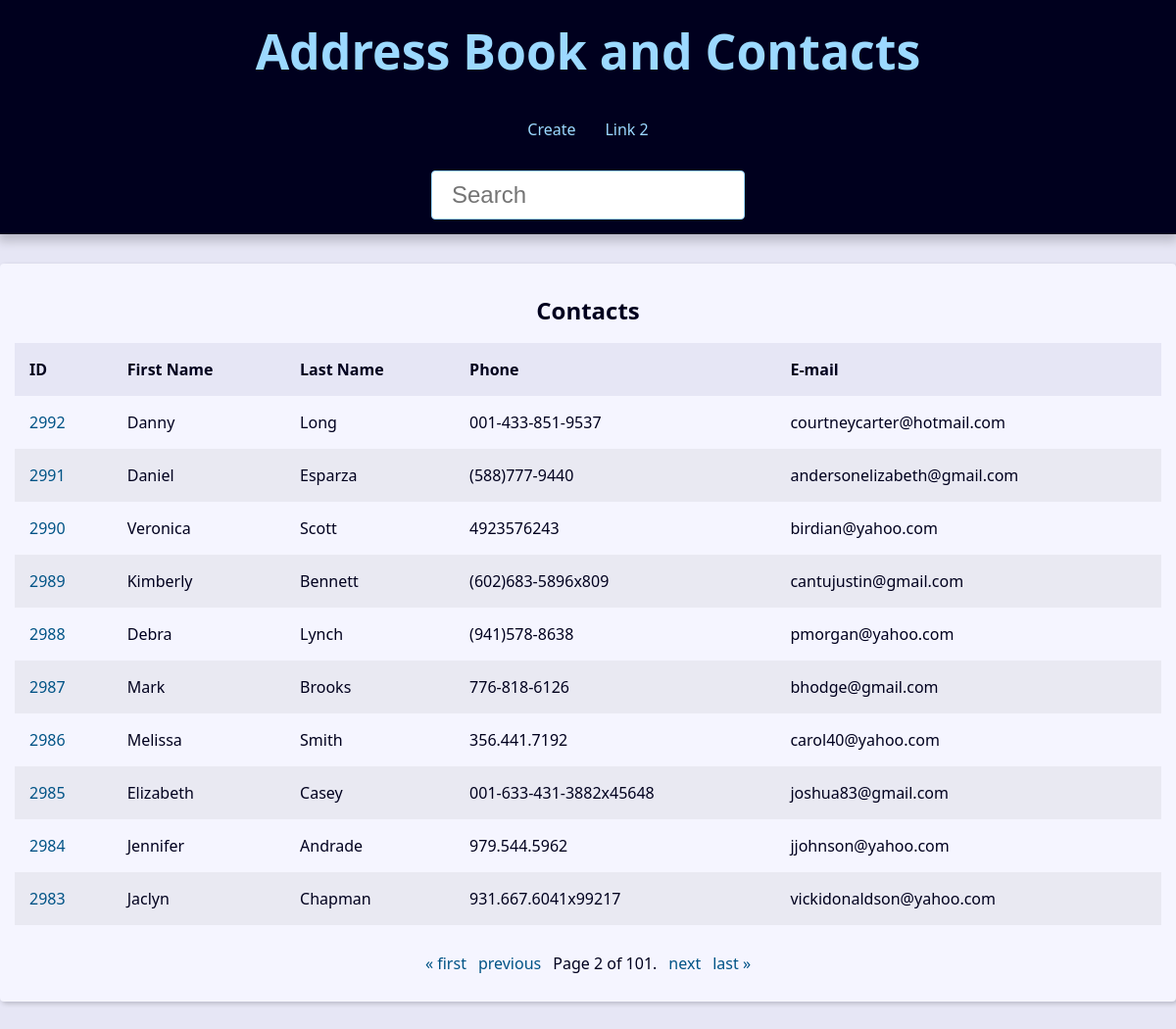
The page /?page=2&q= on the database its author committed.
### contact/models.py (models this page shows, shortened)
class Contact(models.Model):
    first_name = models.CharField(max_length=50)
    last_name = models.CharField(max_length=50, blank=True)
    phone = models.CharField(max_length=50)
    email = models.EmailField(max_length=254, blank=True)
    created_date = models.DateTimeField(default=timezone.now)
    description = models.TextField(blank=True)
    show = models.BooleanField(default=True)
    picture = models.ImageField(blank=True, upload_to='pictures/%Y/%m/')
    category = models.ForeignKey(
        Category,
        on_delete=models.SET_NULL,
        blank=True, null=True
    )
    owner = models.ForeignKey(
        User,
        on_delete=models.SET_NULL,
        blank=True, null=True
    )

### contact/views/contact_views.py (the view)
# urls.py: path('', views.index, name='index'),
def index(request):
    contacts = Contact.objects \
        .filter(show=True)\
        .order_by('-id')
    paginator = Paginator(contacts, 10)
    page_number = request.GET.get("page")
    page_obj = paginator.get_page(page_number)
    context = {
        'page_obj': page_obj,
    }
    return render(
        request,
        'contact/index.html',
        context
    )

### contact/templates/contact/index.html
{% extends 'global/base.html' %}
{% block content %}
  {% if page_obj %}
    <div class="responsive-table">
      <table class="contacts-table">
        <caption class="table-caption ">
          Contacts
        </caption>
        <thead>
          <tr class="table-row table-row-header">
            <th class="table-header">ID</th>
            <th class="table-header">First Name</th>
            <th class="table-header">Last Name</th>
            <th class="table-header">Phone</th>
            <th class="table-header">E-mail</th>
          </tr>
        </thead>
        <tbody>
          {% for contact in page_obj %}
            <tr class="table-row">
              <td class="table-cel">
                <a
                  class="table-link"
                  href="{% url 'contact:contact' contact.id %}"
                >
                  {{ contact.id }}
                </a>
              </td>
              <td class="table-cel">
                {{ contact.first_name }}
              </td>
              <td class="table-cel">
                {{ contact.last_name }}
              </td>
              <td class="table-cel">
                {{ contact.phone }}
              </td>
              <td class="table-cel">
                {{ contact.email }}
              </td>
            </tr>
          {% endfor %}
        </tbody>
      </table>
    </div>
  {% else %}
    <div class="single-contact">
      <h1 class="single-contact-name">
        No contacts found.
      </h1>
    </div>
  {% endif %}
{% endblock content %}

### base_static/global/css/style.css (style rules this page uses)
:root { --spacing: 1.5rem; --link-dark-color: rgb(0, 83, 134); --link-light-color: rgb(156, 217, 255); --clr-white: rgb(245, 245, 255); --clr-black: rgb(0, 0, 30); --clr-light-gray: rgb(230, 230, 245); --clr-dark-shadow-5: rgba(0, 0, 10, 5%); --clr-dark-shadow-10: rgba(0, 0, 10, 10%); --clr-dark-shadow-20: rgba(0, 0, 10, 20%); --clr-light-shadow-5: rgba(200, 200, 255, 5%); --clr-light-shadow-10: rgba(200, 200, 255, 10%); --clr-light-shadow-20: rgba(200, 200, 255, 20%); --main-page-width: 120rem; --table-min-width: 60rem; --biggest-font-size: 5rem; --bigger-font-size: 4rem; --big-font-size: 3.2rem; --medium-font-size: 2.4rem; --small-font-size: 1.6rem; --smaller-font-size: 1.4rem; --smallest-font-size: 1.2rem; --transition-fast: 300ms; --transition-medium: 600ms; --transition-slow: 1s; --default-border-radius: 4px; }
*, *::before, *::after { margin: 0; padding: 0; box-sizing: border-box; }
html { font-size: 62.5%; }
body { font-family: system-ui, -apple-system, BlinkMacSystemFont, 'Segoe UI', Roboto, Oxygen, Ubuntu, Cantarell, 'Open Sans', 'Helvetica Neue', sans-serif; line-height: 1.5; font-size: var(--small-font-size); color: var(--clr-black); -webkit-font-smoothing: antialiased; background: var(--clr-light-gray); }
.responsive-table { width: 100%; overflow-x: auto; }
.contacts-table { width: 100%; min-width: var(--table-min-width); border-collapse: collapse; }
.table-caption { font-size: var(--medium-font-size); font-weight: bold; padding: var(--spacing); }
.table-row { text-align: left; text-overflow: ellipsis; transition: background-color var(--transition-fast) ease-in-out; }
.table-row:nth-of-type(2n) { background: var(--clr-dark-shadow-5); }
.table-row-header { background: var(--clr-light-gray); color: var(--clr-black); }
.table-cel, .table-header { padding: var(--spacing); }
.table-link { color: var(--link-dark-color); transition: color var(--transition-fast) ease-in-out; text-decoration: none; }

### rows shown on the page
Contact: id "2992", first_name "Danny", last_name "Long", phone "001-433-851-9537", email "courtneycarter@hotmail.com"
Contact: id "2991", first_name "Daniel", last_name "Esparza", phone "(588)777-9440", email "andersonelizabeth@gmail.com"
Contact: id "2990", first_name "Veronica", last_name "Scott", phone "4923576243", email "birdian@yahoo.com"
Contact: id "2989", first_name "Kimberly", last_name "Bennett", phone "(602)683-5896x809", email "cantujustin@gmail.com"
Contact: id "2988", first_name "Debra", last_name "Lynch", phone "(941)578-8638", email "pmorgan@yahoo.com"
Contact: id "2987", first_name "Mark", last_name "Brooks", phone "776-818-6126", email "bhodge@gmail.com"
Contact: id "2986", first_name "Melissa", last_name "Smith", phone "356.441.7192", email "carol40@yahoo.com"
Contact: id "2985", first_name "Elizabeth", last_name "Casey", phone "001-633-431-3882x45648", email "joshua83@gmail.com"
Contact: id "2984", first_name "Jennifer", last_name "Andrade", phone "979.544.5962", email "jjohnson@yahoo.com"
Contact: id "2983", first_name "Jaclyn", last_name "Chapman", phone "931.667.6041x99217", email "vickidonaldson@yahoo.com"

### other values the page prints
{{ page_obj.number }} "2"
{{ page_obj.paginator.num_pages }} "101"
